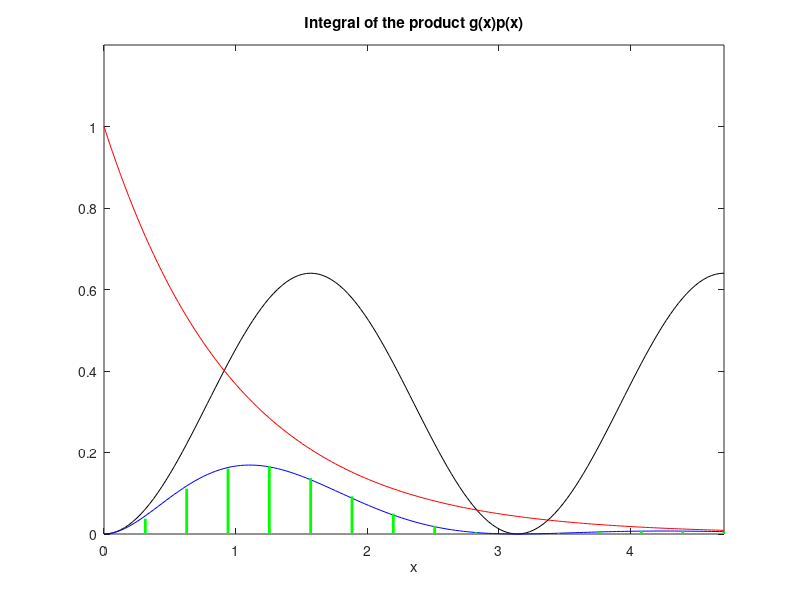

Source code (MATLAB):
% Integration as expected value
% integral of g(x)*p(x), where p(x) can be taken as a PDF

% the integrand functions
x=0:(pi/100):(1.5*pi); %domain of the integral
g=(0.8*sin(x)).^2; % the function g(x)
mu=1; %parameter of the exponential distribution
p=exppdf(x,mu); %the function p(x) (exponential PDF)

%Deterministic approximation of the integral
aux=abs(g.*p);
disp('deterministic integral result:');
DS=sum(aux)*(pi/100) %print result

%display of the integrand functions
figure(1)
plot(x,g,'k'); hold on;
plot(x,p,'r');
plot(x,aux,'b');
for vx=10:10:151, %mark the integral area
   l=(vx*pi)/100;
   plot([l l],[0 aux(vx)],'g','linewidth',2);
end;   
axis([0 1.5*pi 0 1.2]);
title('Integral of the product g(x)p(x)');
xlabel('x');

%Monte Carlo Integration------------------------------------
%draw N samples from p(x) as PDF
N=3000; %number of samples
x=random('exp',mu,1,N); %the samples

%evaluate g(x) at the samples
nv=0; %counter of valid data points
L=1.5*pi; %limit of the integral
for nn=1:N,
   if x(nn)<=L, g(nn)=(0.8*sin(x(nn)))^2; nv=nv+1;
   else 
      g(nn)=0; %the value of x is outside integral domain
   end;
end;   

%integral
disp('Monte Carlo integral result:');
S=(sum(g)/nv) %print result
